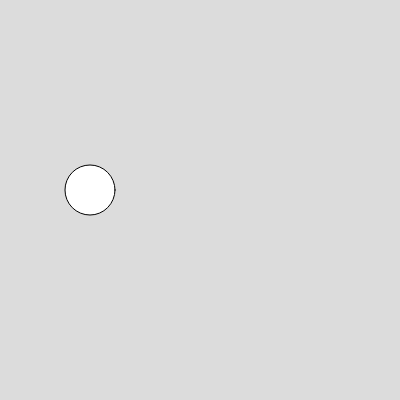
Frame 1 (no input)
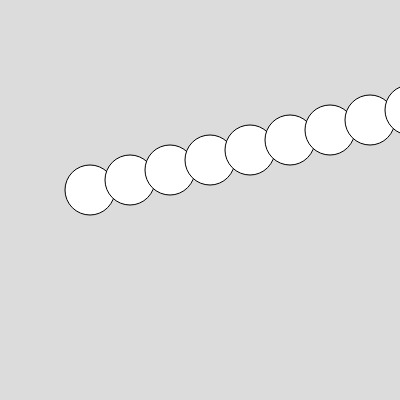
Frame 60 (no input)
Frame 120 (the mouse pressed at the canvas centre since frame 60): identical to frame 60, image omitted

The p5.js sketch that drew these frames (run headless with seeded random() and noise() and a simulated clock; from frame 60 on, the mouse is pressed at the canvas centre):

// p5.js sketch
// ── sketch.js
let x, y;
let xSpeed, ySpeed;

function setup() {
  createCanvas(400, 400);
  background(220);

  x = 50;
  y = 200;
  xSpeed = 40;
  ySpeed = -10;
}

function draw() {
  //background(220);

  // update the position
  x = x + xSpeed;
  y = y + ySpeed;

  // display the circle
  circle(x, y, 50);
}
